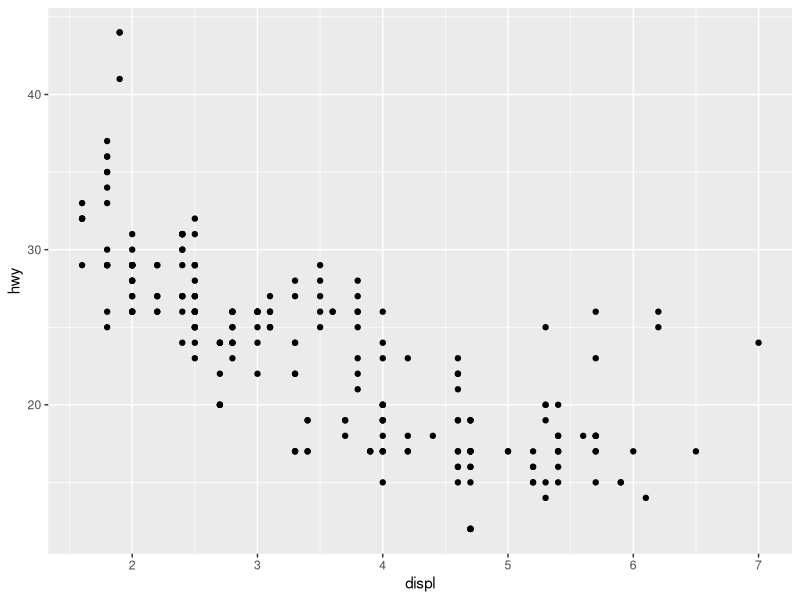
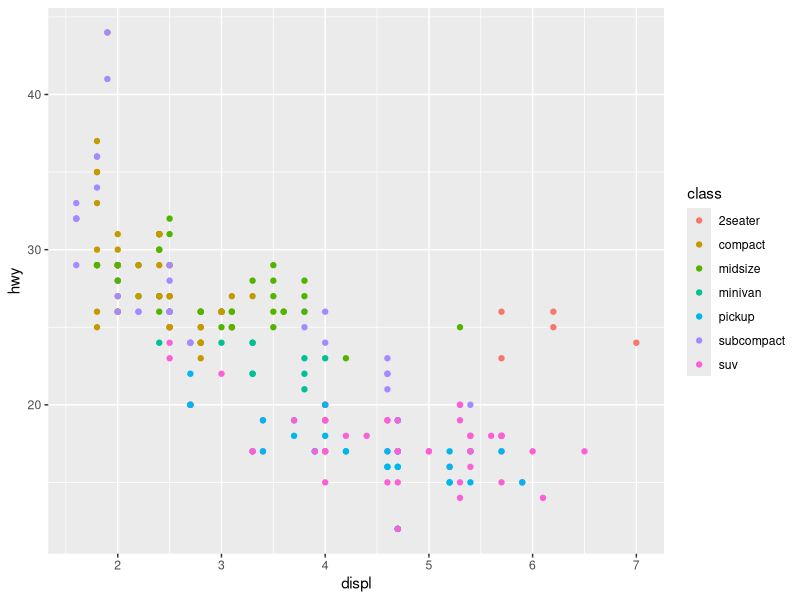
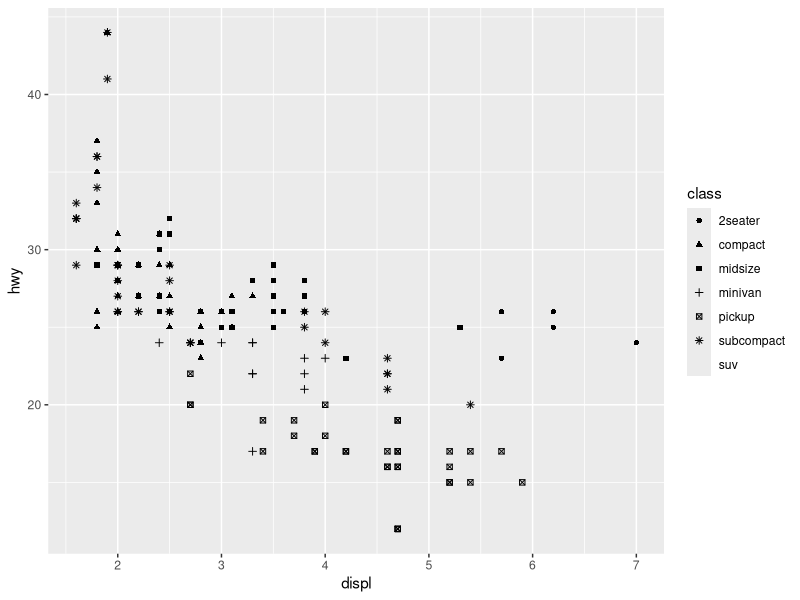
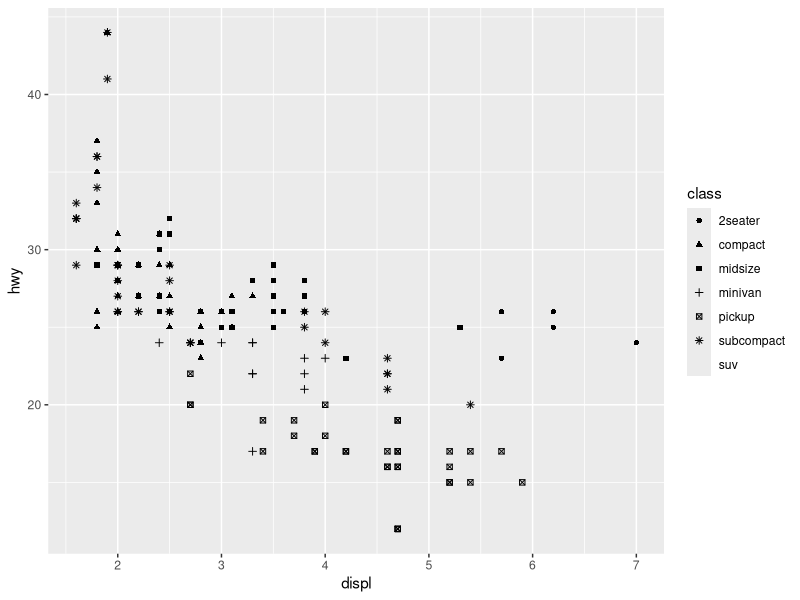

These charts were generated, in order, by the following R code:
## ---- chunk 1
knitr::opts_chunk$set(echo = TRUE)

library(tidyverse)
## ---- chunk 2
ggplot(data = mpg, aes(x = displ, y = hwy)) + 
  geom_point()
## ---- chunk 3
ggplot(data = mpg, aes(x = displ, y = hwy)) + 
  geom_point((aes(color = class)))
## ---- chunk 4
ggplot(data = mpg, aes(x = displ, y = hwy)) + 
  geom_point((aes(shape = class)))
## ---- chunk 5
ggplot(data = mpg, aes(x = displ, y = hwy)) + 
  geom_point((aes(shape = class)))
